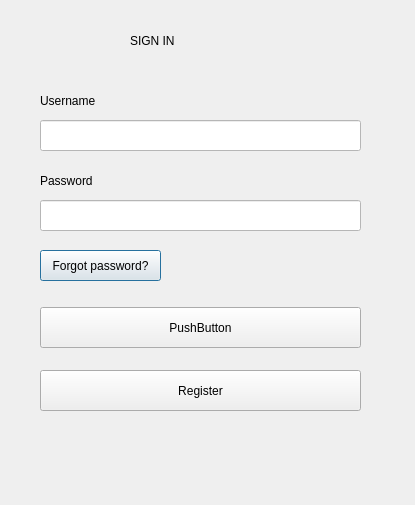
<?xml version="1.0" encoding="UTF-8"?>
<ui version="4.0">
 <class>Dialog</class>
 <widget class="QDialog" name="Dialog">
  <property name="geometry">
   <rect>
    <x>0</x>
    <y>0</y>
    <width>415</width>
    <height>505</height>
   </rect>
  </property>
  <property name="windowTitle">
   <string>Dialog</string>
  </property>
  <property name="styleSheet">
   <string notr="true"/>
  </property>
  <widget class="QLabel" name="label">
   <property name="geometry">
    <rect>
     <x>130</x>
     <y>30</y>
     <width>111</width>
     <height>21</height>
    </rect>
   </property>
   <property name="styleSheet">
    <string notr="true">font: 16pt &quot;MS Shell Dlg 2&quot;;</string>
   </property>
   <property name="text">
    <string>SIGN IN</string>
   </property>
  </widget>
  <widget class="QLabel" name="label_2">
   <property name="geometry">
    <rect>
     <x>40</x>
     <y>80</y>
     <width>81</width>
     <height>41</height>
    </rect>
   </property>
   <property name="styleSheet">
    <string notr="true">font: 10pt &quot;MS Shell Dlg 2&quot;;</string>
   </property>
   <property name="text">
    <string>Username</string>
   </property>
  </widget>
  <widget class="QLabel" name="label_3">
   <property name="geometry">
    <rect>
     <x>40</x>
     <y>160</y>
     <width>81</width>
     <height>41</height>
    </rect>
   </property>
   <property name="styleSheet">
    <string notr="true">font: 10pt &quot;MS Shell Dlg 2&quot;;</string>
   </property>
   <property name="text">
    <string>Password</string>
   </property>
  </widget>
  <widget class="QLineEdit" name="lineEdit">
   <property name="geometry">
    <rect>
     <x>40</x>
     <y>120</y>
     <width>321</width>
     <height>31</height>
    </rect>
   </property>
   <property name="styleSheet">
    <string notr="true">background-color :rgb(255, 255, 255)</string>
   </property>
   <property name="text">
    <string/>
   </property>
  </widget>
  <widget class="QLineEdit" name="lineEdit_2">
   <property name="geometry">
    <rect>
     <x>40</x>
     <y>200</y>
     <width>321</width>
     <height>31</height>
    </rect>
   </property>
   <property name="styleSheet">
    <string notr="true">background-color :rgb(255, 255, 255)</string>
   </property>
  </widget>
  <widget class="QPushButton" name="pushButton_2">
   <property name="geometry">
    <rect>
     <x>40</x>
     <y>250</y>
     <width>121</width>
     <height>31</height>
    </rect>
   </property>
   <property name="text">
    <string>Forgot password?</string>
   </property>
  </widget>
  <widget class="QPushButton" name="pushButton_3">
   <property name="geometry">
    <rect>
     <x>40</x>
     <y>370</y>
     <width>321</width>
     <height>41</height>
    </rect>
   </property>
   <property name="text">
    <string>Register</string>
   </property>
  </widget>
  <widget class="QPushButton" name="pushButton">
   <property name="geometry">
    <rect>
     <x>40</x>
     <y>307</y>
     <width>321</width>
     <height>41</height>
    </rect>
   </property>
   <property name="text">
    <string>PushButton</string>
   </property>
  </widget>
 </widget>
 <resources/>
 <connections/>
</ui>
